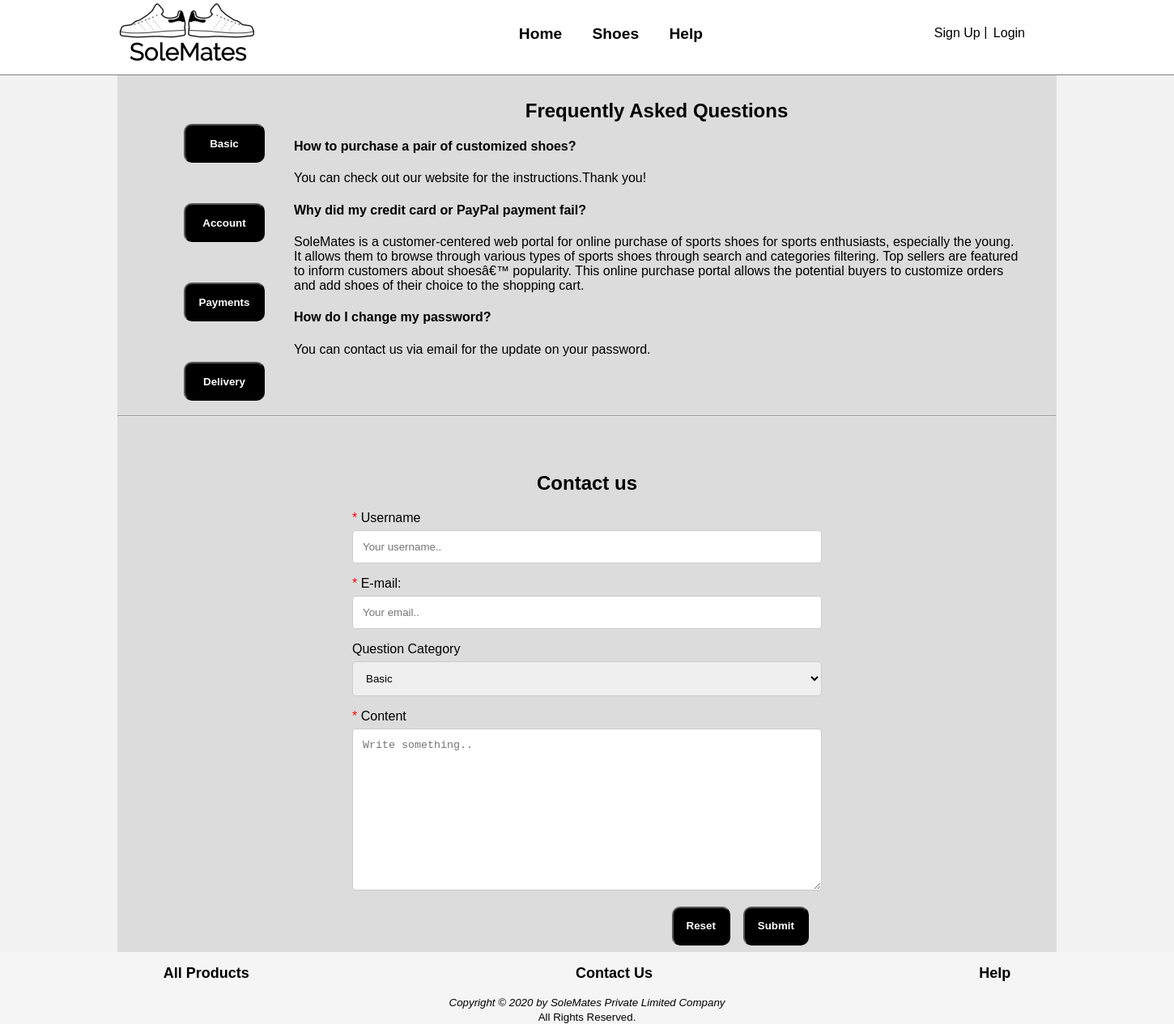
The page /contact.php on the database its author committed.
### tables this page shows
CREATE TABLE IF NOT EXISTS `feedback` (
  `question` varchar(150) NOT NULL,
  `answer` varchar(500) DEFAULT NULL,
  `username` varchar(30) DEFAULT NULL,
  `category` char(10) NOT NULL,
  `id` int(10) unsigned NOT NULL AUTO_INCREMENT,
  `email` varchar(30) DEFAULT NULL,
  `display` tinyint(1) DEFAULT '0',
  PRIMARY KEY (`id`)
);

### php/database.php (called while the page is built, shortened)
<?php
function get_query_by_type($type)
{
    global $db;
    $query = "SELECT * from feedback where category = '$type' and display=1;";
    return mysqli_query($db, $query);
}

### contact.php (the view, shortened to what this page needs)
<!DOCTYPE html>
<html>
<head>
  <link rel="stylesheet" href="./styles/main.css">
</head>
<?php
require_once("./template/header.php");
?>
<div class="wrapper">
  <div class="FAQ">
    <div class="col but">
      <button style="margin-top: 50px;width: 100px;" class="tablink" onclick="openCity(event, 'Basic')">Basic</button>
      <button style="margin-top: 50px; width: 100px;" class="tablink" onclick="openCity(event, 'Account')">Account</button>
      <button style="margin-top: 50px;width: 100px;" class="tablink" onclick="openCity(event, 'Payments')">Payments</button>
      <button style="margin-top: 50px;width: 100px;" class="tablink" onclick="openCity(event, 'Delivery')">Delivery</button>
      <br><br>
    </div>
    <div class="col right">
      <h2 style="text-align: center;">Frequently Asked Questions</h2>
      <?php
      $category = array('Payments', 'Delivery', 'Basic', 'Account');
      for ($i = 0; $i <= count($category); $i++) {
        echo "<div id='" . $category[$i] . "' class='type' style='display:none'>";
        $res = get_query_by_type($category[$i]);
        while ($row = mysqli_fetch_assoc($res)) {
          echo "<p><h4>" . $row['question'] . "</h4></p>";
          echo "<p>" . $row['answer'] . "</p>";
        }
        echo "</div>";
      }
      ?>
    </div>
  </div>
<hr>
  <div class="container" id='contact_us'>
    <form action="./php/feedback.php" method=POST>
      <h2 style="text-align: center; padding-top:20px;">Contact us</h2>
      <label for="uname"><span class="asterisk">&#42;</span> Username</label>
      <?php
      if (isset($_SESSION['valid_user'])) {
        echo "<input type='text' id='uname' name='username' placeholder='Your username..' value='" . $_SESSION['valid_user'] . "' required>";
      } else {
        echo "<input type='text' id='uname' name='username' placeholder='Your username..' required>";
      }
      ?>
      <br>
      <label for="Email"><span class="asterisk">&#42;</span> E-mail:</label>
      <?php
      if (isset($_SESSION['valid_user'])) {
        $res = mysqli_fetch_assoc(get_user_by_name($_SESSION['valid_user']));
        echo "<input type='text' name='Email' id='Email' placeholder='Your email..'  value='" . $res['email'] . "' required><br />";
      } else {
        echo "<input type='text' name='Email' id='Email' placeholder='Your email..' required><br />";
      }
      ?>
      <label for="Category">Question Category</label>
      <select id="Category" name="Category">
        <option value="Basic">Basic</option>
      </select>
      <br>
      <label for="content"><span class="asterisk">&#42;</span> Content</label>
      <textarea id="content" name="content" placeholder="Write something.." style="height:200px" required></textarea>
      <br>
      <input type=submit name=submit value=Submit>
      <input type=reset name=reset value="Reset">
      <br><br>
    </form>
  </div>
</div>
<?php require("./template/footer.php") ?>

### styles/main.css (style rules this page uses)
body { font-family: Muli, Verdana, Geneva, Tahoma, sans-serif; background-color: rgb(242, 242, 242); height: auto; min-width: 1440px; margin: 0; }
.wrapper { margin: auto; min-height: 600px; height: max-content; width: 80%; background-color: gainsboro; }
button:not(.search-input-icon):not(.plus):not(.minus):not(.query_action):not(.popup), input[type="reset"], input[type="submit"] { font-weight: bold; background-color: black; color: white; border-radius: 10px; float: right; height: 3rem; margin-right: 1rem; padding: 0 1rem 0 1rem; }
.asterisk { color: red; }

### contact.php (style rules this page uses)
input[type=text], select, textarea { width: 100%; padding: 12px; border: 1px solid #ccc; border-radius: 4px; box-sizing: border-box; margin-top: 6px; margin-bottom: 16px; resize: vertical; }
.container { border-radius: 5px; background-color: gainsboro; padding: 20px; }
.FAQ { margin-left: 20px; margin-right: 20px; }
.FAQ:after { content: ""; display: table; clear: both; }
.col { float: left; padding: 10px; }
.col.but { width: 15%; }
.col.right { width: 80%; }
.container { width: 50%; margin: auto; }

### rows shown on the page
feedback: question "How to purchase a pair of customized shoes?", answer "You can check out our website for the instructions.Thank you!"
feedback: question "Why did my credit card or PayPal payment fail?", answer "SoleMates is a customer-centered web portal for online purchase of sports shoes for sports enthusiasts, especially the young. It allows them to browse through various types of sports shoes through search and categories filtering. Top sellers are featured to inform customers about shoesâ€™ popularity. This online purchase portal allows the potential buyers to customize orders and add shoes of their choice to the shopping cart."
feedback: question "How do I change my password?", answer "You can contact us via email for the update on your password."
